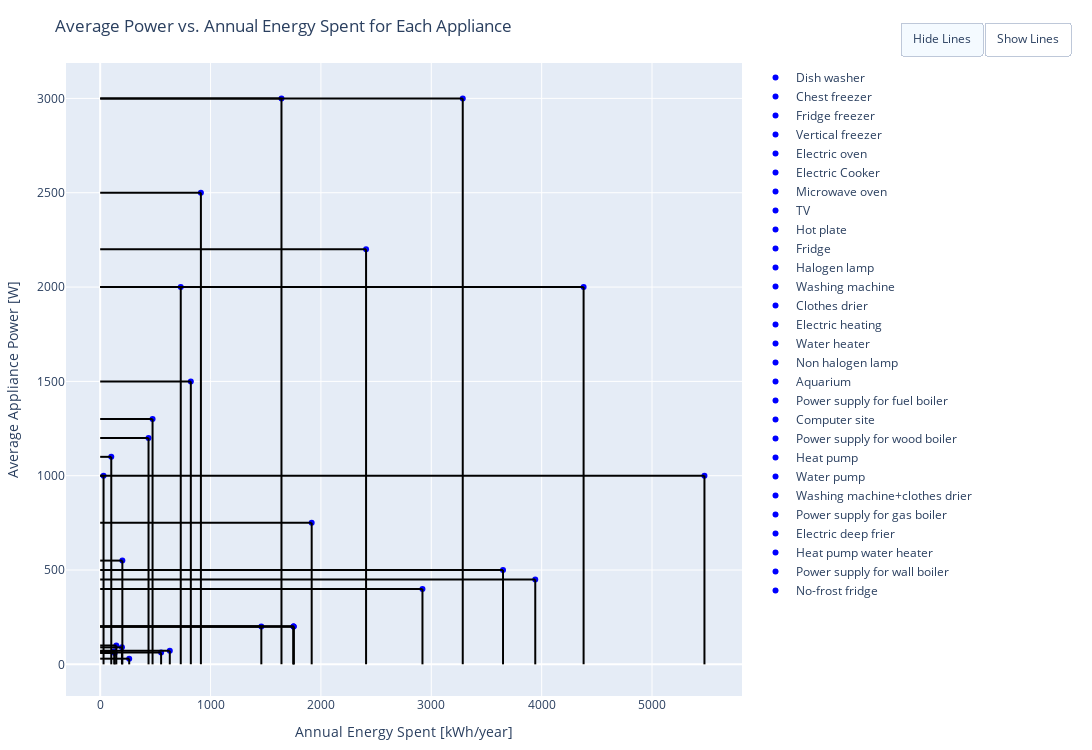

The cell this chart's notebook holds for it:
### Code cell
import pandas as pd
import plotly.graph_objs as go

# Load the Excel file with the correct sheet name
file_path = r'D:\Grenoble_university\6_month_internship\working space\data\flex_indicator_general.xlsx'
df = pd.read_excel(file_path, sheet_name='Indicators', skiprows=1)

# Set the correct headers and reset the DataFrame
df.columns = df.iloc[0]
df = df[1:]

# Extract the required data
appliances = df.columns[1:].values
power = pd.to_numeric(df.iloc[1, 1:], errors='coerce').values
energy = pd.to_numeric(df.iloc[2, 1:], errors='coerce').values

# Get the appliance names from row 4
appliance_names = df.iloc[0, 1:].values

# Check for any NaN values and filter them out
mask = ~pd.isna(power) & ~pd.isna(energy)
appliances = appliance_names[mask]  # Use appliance names from row 4
power = power[mask]
energy = energy[mask]

# Create a scatter plot
fig = go.Figure()

# Add scatter trace for appliances
scatter_traces = []
for i in range(len(appliances)):
    hover_text = f"Appliance: {appliances[i]}<br>Power: {power[i]} W<br>Energy: {energy[i]} kWh/year"
    scatter_trace = go.Scatter(
        x=[energy[i]], 
        y=[power[i]], 
        mode='markers', 
        marker=dict(color='blue'), 
        name=appliances[i],
        text=hover_text, 
        hoverinfo='text'
    )
    fig.add_trace(scatter_trace)
    scatter_traces.append(scatter_trace)

# Add lines connecting each point to the x and y axes
line_traces = []
for i in range(len(appliances)):
    vertical_line_trace = go.Scatter(x=[energy[i], energy[i]], y=[0, power[i]], mode='lines', line=dict(color='black'), showlegend=False, name=f'Line_{i}_v')
    horizontal_line_trace = go.Scatter(x=[0, energy[i]], y=[power[i], power[i]], mode='lines', line=dict(color='black'), showlegend=False, name=f'Line_{i}_h')
    fig.add_trace(vertical_line_trace)  # Vertical line to x-axis
    fig.add_trace(horizontal_line_trace)  # Horizontal line to y-axis
    line_traces.extend([vertical_line_trace, horizontal_line_trace])

# Set layout
fig.update_layout(
    title='Average Power vs. Annual Energy Spent for Each Appliance',
    xaxis=dict(title='Annual Energy Spent [kWh/year]'),
    yaxis=dict(title='Average Appliance Power [W]'),
    hovermode='closest',
    height=750,
    width=1600,
    margin=dict(l=50, r=50, t=50, b=50),
    showlegend=True,
    updatemenus=[
        dict(
            type="buttons",
            direction="left",
            buttons=list([
                dict(
                    args=["visible", [True if not trace.name.startswith('Line_') else False for trace in fig.data]],
                    label="Hide Lines",
                    method="restyle"
                ),
                dict(
                    args=["visible", [True for trace in fig.data]],
                    label="Show Lines",
                    method="restyle"
                ),
            ]),
            pad={"r": 10, "t": 10},
            showactive=True,
            x=1.5,  # Move buttons to the right side of the graph
            xanchor="right",
            y=1.08,
            yanchor="top"
        ),
    ]
)

# Show the plot
fig.show()

### Figure 1 — Plotly figure (JSON) as saved in the notebook; plotly's stock layout.template omitted (floating-point values rounded to 4 significant figures)
{"data": [{"hoverinfo": "text", "marker": {"color": "blue"}, "mode": "markers", "name": "Dish washer", "text": "Appliance: Dish washer<br>Power: 1200 W<br>Energy: 438.0 kWh/year", "type": "scatter", "x": [438], "y": [1200]}, {"hoverinfo": "text", "marker": {"color": "blue"}, "mode": "markers", "name": "Chest freezer", "text": "Appliance: Chest freezer<br>Power: 200 W<br>Energy: 1460.0 kWh/year", "type": "scatter", "x": [1460], "y": [200]}, {"hoverinfo": "text", "marker": {"color": "blue"}, "mode": "markers", "name": "Fridge freezer", "text": "Appliance: Fridge freezer<br>Power: 400 W<br>Energy: 2920.0 kWh/year", "type": "scatter", "x": [2920], "y": [400]}, {"hoverinfo": "text", "marker": {"color": "blue"}, "mode": "markers", "name": "Vertical freezer", "text": "Appliance: Vertical freezer<br>Power: 500 W<br>Energy: 3650.0 kWh/year", "type": "scatter", "x": [3650], "y": [500]}, {"hoverinfo": "text", "marker": {"color": "blue"}, "mode": "markers", "name": "Electric oven", "text": "Appliance: Electric oven<br>Power: 2500 W<br>Energy: 912.5 kWh/year", "type": "scatter", "x": [912.5], "y": [2500]}, {"hoverinfo": "text", "marker": {"color": "blue"}, "mode": "markers", "name": "Electric Cooker", "text": "Appliance: Electric Cooker<br>Power: 1300 W<br>Energy: 474.5 kWh/year", "type": "scatter", "x": [474.5], "y": [1300]}, {"hoverinfo": "text", "marker": {"color": "blue"}, "mode": "markers", "name": "Microwave oven", "text": "Appliance: Microwave oven<br>Power: 1100 W<br>Energy: 100.375 kWh/year", "type": "scatter", "x": [100.4], "y": [1100]}, {"hoverinfo": "text", "marker": {"color": "blue"}, "mode": "markers", "name": "TV", "text": "Appliance: TV<br>Power: 100 W<br>Energy: 146.0 kWh/year", "type": "scatter", "x": [146], "y": [100]}, {"hoverinfo": "text", "marker": {"color": "blue"}, "mode": "markers", "name": "Hot plate", "text": "Appliance: Hot plate<br>Power: 2000 W<br>Energy: 730.0 kWh/year", "type": "scatter", "x": [730], "y": [2000]}, {"hoverinfo": "text", "marker": {"color": "blue"}, "mode": "markers", "name": "Fridge", "text": "Appliance: Fridge<br>Power: 200 W<br>Energy: 1752.0 kWh/year", "type": "scatter", "x": [1752], "y": [200]}, {"hoverinfo": "text", "marker": {"color": "blue"}, "mode": "markers", "name": "Halogen lamp", "text": "Appliance: Halogen lamp<br>Power: 90 W<br>Energy: 197.1 kWh/year", "type": "scatter", "x": [197.1], "y": [90]}, {"hoverinfo": "text", "marker": {"color": "blue"}, "mode": "markers", "name": "Washing machine", "text": "Appliance: Washing machine<br>Power: 1500 W<br>Energy: 821.25 kWh/year", "type": "scatter", "x": [821.2], "y": [1500]}, {"hoverinfo": "text", "marker": {"color": "blue"}, "mode": "markers", "name": "Clothes drier", "text": "Appliance: Clothes drier<br>Power: 3000 W<br>Energy: 1642.5 kWh/year", "type": "scatter", "x": [1642.0], "y": [3000]}, {"hoverinfo": "text", "marker": {"color": "blue"}, "mode": "markers", "name": "Electric heating", "text": "Appliance: Electric heating<br>Power: 2000 W<br>Energy: 4380.0 kWh/year", "type": "scatter", "x": [4380], "y": [2000]}, {"hoverinfo": "text", "marker": {"color": "blue"}, "mode": "markers", "name": "Water heater", "text": "Appliance: Water heater<br>Power: 2200 W<br>Energy: 2409.0 kWh/year", "type": "scatter", "x": [2409], "y": [2200]}, {"hoverinfo": "text", "marker": {"color": "blue"}, "mode": "markers", "name": "Non halogen lamp", "text": "Appliance: Non halogen lamp<br>Power: 60 W<br>Energy: 131.4 kWh/year", "type": "scatter", "x": [131.4], "y": [60]}, {"hoverinfo": "text", "marker": {"color": "blue"}, "mode": "markers", "name": "Aquarium", "text": "Appliance: Aquarium<br>Power: 63 W<br>Energy: 551.88 kWh/year", "type": "scatter", "x": [551.9], "y": [63]}, {"hoverinfo": "text", "marker": {"color": "blue"}, "mode": "markers", "name": "Power supply for fuel boiler", "text": "Appliance: Power supply for fuel boiler<br>Power: 72 W<br>Energy: 630.72 kWh/year", "type": "scatter", "x": [630.7], "y": [72]}, {"hoverinfo": "text", "marker": {"color": "blue"}, "mode": "markers", "name": "Computer site", "text": "Appliance: Computer site<br>Power: 70 W<br>Energy: 127.75 kWh/year", "type": "scatter", "x": [127.8], "y": [70]}, {"hoverinfo": "text", "marker": {"color": "blue"}, "mode": "markers", "name": "Power supply for wood boiler", "text": "Appliance: Power supply for wood boiler<br>Power: 30 W<br>Energy: 262.8 kWh/year", "type": "scatter", "x": [262.8], "y": [30]}, {"hoverinfo": "text", "marker": {"color": "blue"}, "mode": "markers", "name": "Heat pump", "text": "Appliance: Heat pump<br>Power: 1000 W<br>Energy: 5475.0 kWh/year", "type": "scatter", "x": [5475], "y": [1000]}, {"hoverinfo": "text", "marker": {"color": "blue"}, "mode": "markers", "name": "Water pump", "text": "Appliance: Water pump<br>Power: 750 W<br>Energy: 1916.25 kWh/year", "type": "scatter", "x": [1916.0], "y": [750]}, {"hoverinfo": "text", "marker": {"color": "blue"}, "mode": "markers", "name": "Washing machine+clothes drier", "text": "Appliance: Washing machine+clothes drier<br>Power: 3000 W<br>Energy: 3285.0 kWh/year", "type": "scatter", "x": [3285], "y": [3000]}, {"hoverinfo": "text", "marker": {"color": "blue"}, "mode": "markers", "name": "Power supply for gas boiler", "text": "Appliance: Power supply for gas boiler<br>Power: 200 W<br>Energy: 1752.0 kWh/year", "type": "scatter", "x": [1752], "y": [200]}, {"hoverinfo": "text", "marker": {"color": "blue"}, "mode": "markers", "name": "Electric deep frier", "text": "Appliance: Electric deep frier<br>Power: 1000 W<br>Energy: 30.416666666666664 kWh/year", "type": "scatter", "x": [30.42], "y": [1000]}, {"hoverinfo": "text", "marker": {"color": "blue"}, "mode": "markers", "name": "Heat pump water heater", "text": "Appliance: Heat pump water heater<br>Power: 550 W<br>Energy: 200.75 kWh/year", "type": "scatter", "x": [200.8], "y": [550]}, {"hoverinfo": "text", "marker": {"color": "blue"}, "mode": "markers", "name": "Power supply for wall boiler", "text": "Appliance: Power supply for wall boiler<br>Power: 200 W<br>Energy: 1752.0 kWh/year", "type": "scatter", "x": [1752], "y": [200]}, {"hoverinfo": "text", "marker": {"color": "blue"}, "mode": "markers", "name": "No-frost fridge", "text": "Appliance: No-frost fridge<br>Power: 450 W<br>Energy: 3942.0 kWh/year", "type": "scatter", "x": [3942], "y": [450]}, {"line": {"color": "black"}, "mode": "lines", "name": "Line_0_v", "showlegend": false, "type": "scatter", "x": [438, 438], "y": [0, 1200]}, {"line": {"color": "black"}, "mode": "lines", "name": "Line_0_h", "showlegend": false, "type": "scatter", "x": [0, 438], "y": [1200, 1200]}, {"line": {"color": "black"}, "mode": "lines", "name": "Line_1_v", "showlegend": false, "type": "scatter", "x": [1460, 1460], "y": [0, 200]}, {"line": {"color": "black"}, "mode": "lines", "name": "Line_1_h", "showlegend": false, "type": "scatter", "x": [0, 1460], "y": [200, 200]}, {"line": {"color": "black"}, "mode": "lines", "name": "Line_2_v", "showlegend": false, "type": "scatter", "x": [2920, 2920], "y": [0, 400]}, {"line": {"color": "black"}, "mode": "lines", "name": "Line_2_h", "showlegend": false, "type": "scatter", "x": [0, 2920], "y": [400, 400]}, {"line": {"color": "black"}, "mode": "lines", "name": "Line_3_v", "showlegend": false, "type": "scatter", "x": [3650, 3650], "y": [0, 500]}, {"line": {"color": "black"}, "mode": "lines", "name": "Line_3_h", "showlegend": false, "type": "scatter", "x": [0, 3650], "y": [500, 500]}, {"line": {"color": "black"}, "mode": "lines", "name": "Line_4_v", "showlegend": false, "type": "scatter", "x": [912.5, 912.5], "y": [0, 2500]}, {"line": {"color": "black"}, "mode": "lines", "name": "Line_4_h", "showlegend": false, "type": "scatter", "x": [0, 912.5], "y": [2500, 2500]}, {"line": {"color": "black"}, "mode": "lines", "name": "Line_5_v", "showlegend": false, "type": "scatter", "x": [474.5, 474.5], "y": [0, 1300]}, {"line": {"color": "black"}, "mode": "lines", "name": "Line_5_h", "showlegend": false, "type": "scatter", "x": [0, 474.5], "y": [1300, 1300]}, {"line": {"color": "black"}, "mode": "lines", "name": "Line_6_v", "showlegend": false, "type": "scatter", "x": [100.4, 100.4], "y": [0, 1100]}, {"line": {"color": "black"}, "mode": "lines", "name": "Line_6_h", "showlegend": false, "type": "scatter", "x": [0, 100.4], "y": [1100, 1100]}, {"line": {"color": "black"}, "mode": "lines", "name": "Line_7_v", "showlegend": false, "type": "scatter", "x": [146, 146], "y": [0, 100]}, {"line": {"color": "black"}, "mode": "lines", "name": "Line_7_h", "showlegend": false, "type": "scatter", "x": [0, 146], "y": [100, 100]}, {"line": {"color": "black"}, "mode": "lines", "name": "Line_8_v", "showlegend": false, "type": "scatter", "x": [730, 730], "y": [0, 2000]}, {"line": {"color": "black"}, "mode": "lines", "name": "Line_8_h", "showlegend": false, "type": "scatter", "x": [0, 730], "y": [2000, 2000]}, {"line": {"color": "black"}, "mode": "lines", "name": "Line_9_v", "showlegend": false, "type": "scatter", "x": [1752, 1752], "y": [0, 200]}, {"line": {"color": "black"}, "mode": "lines", "name": "Line_9_h", "showlegend": false, "type": "scatter", "x": [0, 1752], "y": [200, 200]}, {"line": {"color": "black"}, "mode": "lines", "name": "Line_10_v", "showlegend": false, "type": "scatter", "x": [197.1, 197.1], "y": [0, 90]}, {"line": {"color": "black"}, "mode": "lines", "name": "Line_10_h", "showlegend": false, "type": "scatter", "x": [0, 197.1], "y": [90, 90]}, {"line": {"color": "black"}, "mode": "lines", "name": "Line_11_v", "showlegend": false, "type": "scatter", "x": [821.2, 821.2], "y": [0, 1500]}, {"line": {"color": "black"}, "mode": "lines", "name": "Line_11_h", "showlegend": false, "type": "scatter", "x": [0, 821.2], "y": [1500, 1500]}, {"line": {"color": "black"}, "mode": "lines", "name": "Line_12_v", "showlegend": false, "type": "scatter", "x": [1642.0, 1642.0], "y": [0, 3000]}, {"line": {"color": "black"}, "mode": "lines", "name": "Line_12_h", "showlegend": false, "type": "scatter", "x": [0, 1642.0], "y": [3000, 3000]}, {"line": {"color": "black"}, "mode": "lines", "name": "Line_13_v", "showlegend": false, "type": "scatter", "x": [4380, 4380], "y": [0, 2000]}, {"line": {"color": "black"}, "mode": "lines", "name": "Line_13_h", "showlegend": false, "type": "scatter", "x": [0, 4380], "y": [2000, 2000]}, {"line": {"color": "black"}, "mode": "lines", "name": "Line_14_v", "showlegend": false, "type": "scatter", "x": [2409, 2409], "y": [0, 2200]}, {"line": {"color": "black"}, "mode": "lines", "name": "Line_14_h", "showlegend": false, "type": "scatter", "x": [0, 2409], "y": [2200, 2200]}, {"line": {"color": "black"}, "mode": "lines", "name": "Line_15_v", "showlegend": false, "type": "scatter", "x": [131.4, 131.4], "y": [0, 60]}, {"line": {"color": "black"}, "mode": "lines", "name": "Line_15_h", "showlegend": false, "type": "scatter", "x": [0, 131.4], "y": [60, 60]}, {"line": {"color": "black"}, "mode": "lines", "name": "Line_16_v", "showlegend": false, "type": "scatter", "x": [551.9, 551.9], "y": [0, 63]}, {"line": {"color": "black"}, "mode": "lines", "name": "Line_16_h", "showlegend": false, "type": "scatter", "x": [0, 551.9], "y": [63, 63]}, {"line": {"color": "black"}, "mode": "lines", "name": "Line_17_v", "showlegend": false, "type": "scatter", "x": [630.7, 630.7], "y": [0, 72]}, {"line": {"color": "black"}, "mode": "lines", "name": "Line_17_h", "showlegend": false, "type": "scatter", "x": [0, 630.7], "y": [72, 72]}, {"line": {"color": "black"}, "mode": "lines", "name": "Line_18_v", "showlegend": false, "type": "scatter", "x": [127.8, 127.8], "y": [0, 70]}, {"line": {"color": "black"}, "mode": "lines", "name": "Line_18_h", "showlegend": false, "type": "scatter", "x": [0, 127.8], "y": [70, 70]}, {"line": {"color": "black"}, "mode": "lines", "name": "Line_19_v", "showlegend": false, "type": "scatter", "x": [262.8, 262.8], "y": [0, 30]}, {"line": {"color": "black"}, "mode": "lines", "name": "Line_19_h", "showlegend": false, "type": "scatter", "x": [0, 262.8], "y": [30, 30]}, {"line": {"color": "black"}, "mode": "lines", "name": "Line_20_v", "showlegend": false, "type": "scatter", "x": [5475, 5475], "y": [0, 1000]}, {"line": {"color": "black"}, "mode": "lines", "name": "Line_20_h", "showlegend": false, "type": "scatter", "x": [0, 5475], "y": [1000, 1000]}, {"line": {"color": "black"}, "mode": "lines", "name": "Line_21_v", "showlegend": false, "type": "scatter", "x": [1916.0, 1916.0], "y": [0, 750]}, {"line": {"color": "black"}, "mode": "lines", "name": "Line_21_h", "showlegend": false, "type": "scatter", "x": [0, 1916.0], "y": [750, 750]}, {"line": {"color": "black"}, "mode": "lines", "name": "Line_22_v", "showlegend": false, "type": "scatter", "x": [3285, 3285], "y": [0, 3000]}, {"line": {"color": "black"}, "mode": "lines", "name": "Line_22_h", "showlegend": false, "type": "scatter", "x": [0, 3285], "y": [3000, 3000]}, {"line": {"color": "black"}, "mode": "lines", "name": "Line_23_v", "showlegend": false, "type": "scatter", "x": [1752, 1752], "y": [0, 200]}, {"line": {"color": "black"}, "mode": "lines", "name": "Line_23_h", "showlegend": false, "type": "scatter", "x": [0, 1752], "y": [200, 200]}, {"line": {"color": "black"}, "mode": "lines", "name": "Line_24_v", "showlegend": false, "type": "scatter", "x": [30.42, 30.42], "y": [0, 1000]}, {"line": {"color": "black"}, "mode": "lines", "name": "Line_24_h", "showlegend": false, "type": "scatter", "x": [0, 30.42], "y": [1000, 1000]}, {"line": {"color": "black"}, "mode": "lines", "name": "Line_25_v", "showlegend": false, "type": "scatter", "x": [200.8, 200.8], "y": [0, 550]}, {"line": {"color": "black"}, "mode": "lines", "name": "Line_25_h", "showlegend": false, "type": "scatter", "x": [0, 200.8], "y": [550, 550]}, {"line": {"color": "black"}, "mode": "lines", "name": "Line_26_v", "showlegend": false, "type": "scatter", "x": [1752, 1752], "y": [0, 200]}, {"line": {"color": "black"}, "mode": "lines", "name": "Line_26_h", "showlegend": false, "type": "scatter", "x": [0, 1752], "y": [200, 200]}, {"line": {"color": "black"}, "mode": "lines", "name": "Line_27_v", "showlegend": false, "type": "scatter", "x": [3942, 3942], "y": [0, 450]}, {"line": {"color": "black"}, "mode": "lines", "name": "Line_27_h", "showlegend": false, "type": "scatter", "x": [0, 3942], "y": [450, 450]}], "layout": {"height": 750, "hovermode": "closest", "margin": {"b": 50, "l": 50, "r": 50, "t": 50}, "showlegend": true, "title": {"text": "Average Power vs. Annual Energy Spent for Each Appliance"}, "updatemenus": [{"buttons": [{"args": ["visible", [true, true, true, true, true, true, true, true, true, true, true, true, true, true, true, true, true, true, true, true, true, true, true, true, true, true, true, true, false, false, false, false, false, false, false, false, false, false, false, false, false, false, false, false, false, false, false, false, false, false, false, false, false, false, false, false, false, false, false, false, false, false, false, false, false, false, false, false, false, false, false, false, false, false, false, false, false, false, false, false, false, false, false, false]], "label": "Hide Lines", "method": "restyle"}, {"args": ["visible", [true, true, true, true, true, true, true, true, true, true, true, true, true, true, true, true, true, true, true, true, true, true, true, true, true, true, true, true, true, true, true, true, true, true, true, true, true, true, true, true, true, true, true, true, true, true, true, true, true, true, true, true, true, true, true, true, true, true, true, true, true, true, true, true, true, true, true, true, true, true, true, true, true, true, true, true, true, true, true, true, true, true, true, true]], "label": "Show Lines", "method": "restyle"}], "direction": "left", "pad": {"r": 10, "t": 10}, "showactive": true, "type": "buttons", "x": 1.5, "xanchor": "right", "y": 1.08, "yanchor": "top"}], "width": 1600, "xaxis": {"title": {"text": "Annual Energy Spent [kWh/year]"}}, "yaxis": {"title": {"text": "Average Appliance Power [W]"}}}}
